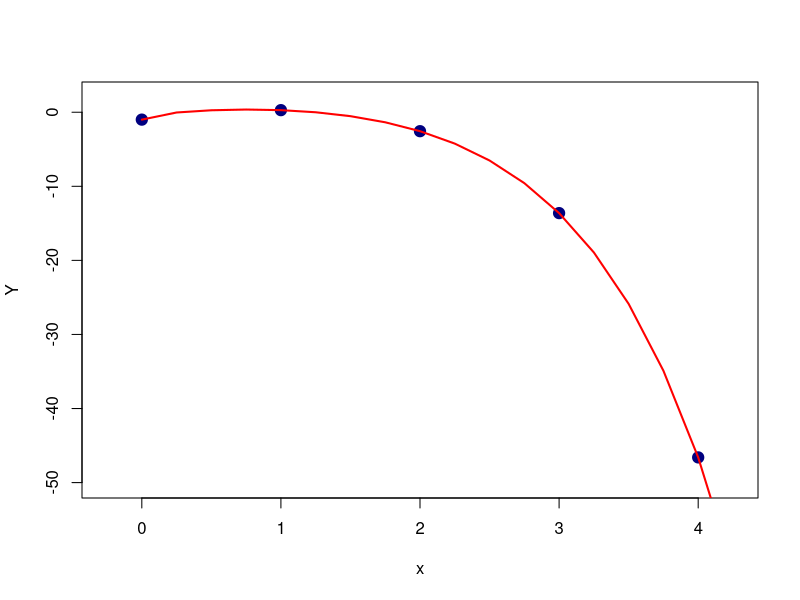
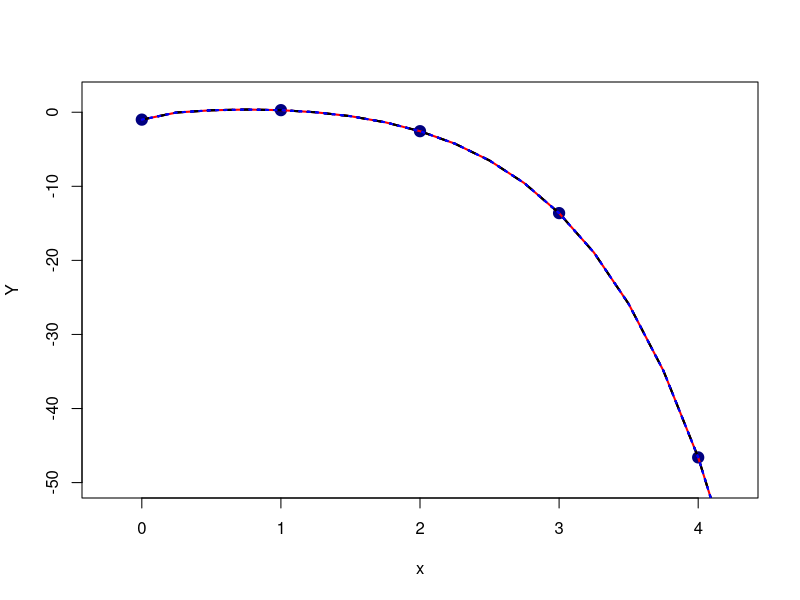

Here is the R script that generated these plots, in order:
## ---- chunk 1
knitr::opts_chunk$set(echo = TRUE)
library(kableExtra)
## ---- chunk 2
# Load data.
x <- 0:4
Y <- c(-1, 0.28, -2.56, -13.62, -46.60)
n <- length(x)
# Create X.
X <- cbind(rep(x = 1, times = n), x, sqrt(x), exp(x))

# Create XX, XY.
XX <- t(X) %*% X
XY <- t(X) %*% Y

# Solve for beta.
hB <- solve(XX, XY)
## ---- chunk 3
# Plot observations.
plot(x = 0:4, xlab = "x",
     y = c(-1, 0.28, -2.56, -13.62, -46.60), ylab = "Y",
     xlim = c(-1/4, 4 + 1/4), 
     ylim = c(-50, 2), col = "navy", 
     pch = 19, cex = 1.5)

# Generate sequence of independent variables.
xs <- seq(from = 0, to = 4.25, by = 0.25)

# Predict points on curve using least-squares model
ys <- hB[1] + hB[2]*xs + hB[3]*sqrt(xs) + hB[4]*exp(xs)

# Plot least-squares curve
lines(xs, ys, col = "red", lwd = 2)
## ---- chunk 4
# Load data.
x <- 0:4
Y <- c(-1, 0.28, -2.56, -13.62, -46.60)
n <- length(x)
# Create X.
X <- cbind(rep(x = 1, times = n), x, sqrt(x), exp(x))

# Create XX, XY.
XX <- t(X) %*% X
XY <- t(X) %*% Y

# Calculate S.
# Note that we divide by n - (k+1) = n - 4.
SSE <- t(Y) %*% Y - t(hB) %*% XY
V <- SSE/(n-4)
S <- sqrt(V)

# Calculate c00.
C <- solve(XX)
c00 <- C[1,1]

# Calculate t.
tval <- hB[1]/(sqrt(V*c00))
## ---- chunk 5
CI <- function(B, C, S, n, alpha, x){
  # Forms vector a.
  a <- c(1, x, sqrt(x), exp(x))
  
  # Calculates radius of confidence interval.
  rad <- qt(p = alpha/2, df = n - 4, lower.tail = FALSE)*S*sqrt(t(a) %*% C %*% a)
  
  # Calculates endpoints of the confidence interval.
  lb <- t(a) %*% B - rad
  ub <- t(a) %*% B + rad
  
  # Return the interval.
  return(c(lb, ub))
}
## ---- chunk 6
xstar <- 1
ci <- CI(B = hB, C = C, S = S, n = n, alpha = 0.05, x = xstar)
## ---- chunk 7
PI <- function(B, C, S, n, alpha, x){
  # Forms vector a.
  a <- c(1, x, sqrt(x), exp(x))
  
  # Calculates radius of confidence interval.
  rad <- qt(p = alpha/2, df = n - 4, lower.tail = FALSE)*S*sqrt(1 + t(a) %*% C %*% a)
  
  # Calculates endpoints of the confidence interval.
  lb <- t(a) %*% B - rad
  ub <- t(a) %*% B + rad
  
  # Return the interval.
  return(c(lb, ub))
}
## ---- chunk 8
PI(B = hB, C = C, S = S, n = n, alpha = 0.05, x = xstar)
## ---- chunk 9
# Plot observations.
plot(x = 0:4, xlab = "x",
     y = c(-1, 0.28, -2.56, -13.62, -46.60), ylab = "Y",
     xlim = c(-1/4, 4 + 1/4), 
     ylim = c(-50, 2), col = "navy", 
     pch = 19, cex = 1.5)

# Generate sequence of independent variables.
xs <- seq(from = 0, to = 4.25, by = 0.25)

# Predict points on curve using least-squares model
ys <- hB[1] + hB[2]*xs + hB[3]*sqrt(xs) + hB[4]*exp(xs)

# Plot least-squares curve
lines(xs, ys, col = "red", lwd = 2)

# Calculate 95% confidence intervals.
cis <- sapply(X = xs, FUN = CI, B = hB, C = C, S = S, n = n, alpha = 0.05)

# Calculate 95% prediction bands.
pis <- sapply(X = xs, FUN = PI, B = hB, C = C, S = S, n = n, alpha = 0.05)

# Plot curve indicating lower/upper bounds on confidence intervals.
lines(xs, cis[1,], col = "black", lty = 2, lwd = 2)
lines(xs, cis[2,], col = "black", pch = "o", lty = 2, lwd = 2)

# Plot prediction band.
lines(xs, pis[1,], col = "blue", pch = "o", lty = 3, lwd = 2)
lines(xs, pis[2,], col = "blue", pch = "o", lty = 3, lwd = 2)
## ---- chunk 10
# Create matrix of independent variable observations for reduced model.
XR <- cbind(rep(x = 1, times = n), x)

# Calculate the reduced model.
BR <- solve(t(XR) %*% XR, t(XR) %*% Y)

# Calculate SSE for the reduced model.
SSER <- t(Y) %*% Y - t(BR) %*% t(XR) %*% Y
## ---- chunk 11
fval <- ((SSER - SSE)/2)/(SSE/(n-4))
